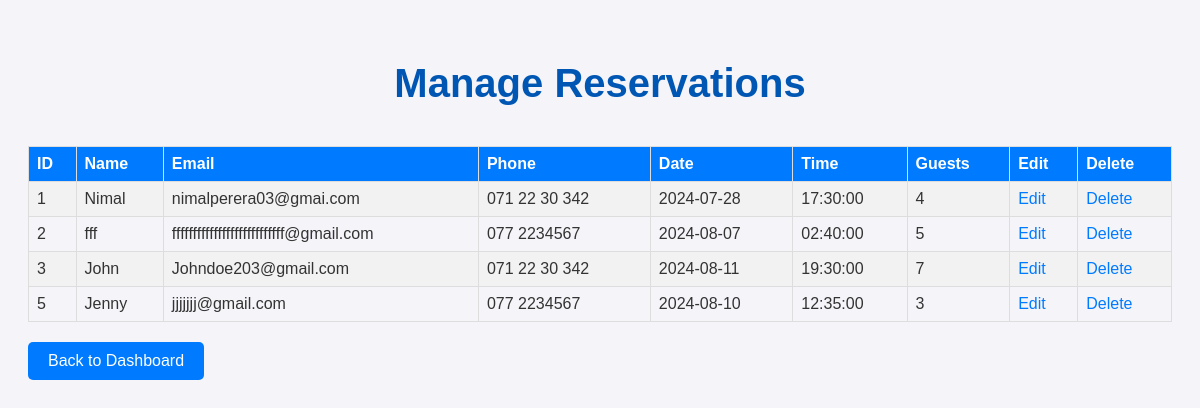
Screenshot of /ADMIN/Managereservationadmin.php with the database file from the repository.
### tables this page shows
CREATE TABLE `reservations` (
  `id` int(11) NOT NULL,
  `name` varchar(100) NOT NULL,
  `email` varchar(100) NOT NULL,
  `phone` varchar(15) NOT NULL,
  `date` date NOT NULL,
  `time` time NOT NULL,
  `guests` int(11) NOT NULL
);

### ADMIN/Managereservationadmin.php (the view, shortened to what this page needs)
<!DOCTYPE html>
<html lang="en">
<head>
</head>
<body>
<h2>Manage Reservations</h2>
    <?php
    $servername = "localhost";
    $username = "root";
    $password = "";
    $dbname = "cafe_db";
    $conn = new mysqli($servername, $username, $password, $dbname);
    $sql = "SELECT id, name, email, phone, date, time, guests FROM reservations";
    $result = $conn->query($sql);
    echo "<table><tr><th>ID</th><th>Name</th><th>Email</th><th>Phone</th><th>Date</th><th>Time</th><th>Guests</th><th>Edit</th><th>Delete</th></tr>";
    if ($result->num_rows > 0) {
        while($row = $result->fetch_assoc()) {
            echo "<tr><td>" . $row["id"]. "</td><td>" . $row["name"]. "</td><td>" . $row["email"]. "</td><td>" . $row["phone"]. "</td><td>" . $row["date"]. "</td><td>" . $row["time"]. "</td><td>" . $row["guests"]. "</td>";
            echo "<td><a href='Editreservation.php?id=" . $row["id"] . "'>Edit</a></td>";
            echo "<td><a href='Deletereservaion.php?id=" . $row["id"] . "' onclick='return confirm(\"Are you sure you want to delete this reservation?\")'>Delete</a></td></tr>";
        }
    } else {
        echo "0 results";
    }
    echo "</table>";
    ?>
    <a href="admin.html" class="back-button">Back to Dashboard</a>
</body>
</html>

### ADMIN/Managereservationadmin.php (style rules this page uses)
body { font-family: Arial, sans-serif; background-color: #f4f4f9; color: #333; padding: 20px; }
h2 { color: #0056b3; font-size: 40px; text-align: center; margin-bottom: 40px; }
table { width: 100%; border-collapse: collapse; margin-top: 20px; }
th, td { border: 1px solid #ddd; padding: 8px; text-align: left; }
th { background-color: #007bff; color: white; }
tr:nth-child(even) { background-color: #f2f2f2; }
a { color: #007bff; text-decoration: none; }
.back-button { display: inline-block; padding: 10px 20px; margin-top: 20px; background-color: #007bff; color: white; text-decoration: none; border-radius: 5px; cursor: pointer; transition: background-color 0.3s; }

### rows the page displays
reservations: id "1", name "Nimal", email "nimalperera03@gmai.com", phone "071 22 30 342", date "2024-07-28", time "17:30:00", guests "4"
reservations: id "2", name "fff", email "fffffffffffffffffffffffffff@gmail.com", phone "077 2234567", date "2024-08-07", time "02:40:00", guests "5"
reservations: id "3", name "John", email "Johndoe203@gmail.com", phone "071 22 30 342", date "2024-08-11", time "19:30:00", guests "7"
reservations: id "5", name "Jenny", email "jjjjjjj@gmail.com", phone "077 2234567", date "2024-08-10", time "12:35:00", guests "3"
